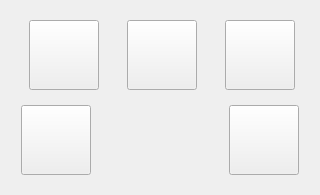
<?xml version="1.0" encoding="UTF-8"?>
<ui version="4.0">
 <class>SetupPageClass</class>
 <widget class="QWidget" name="SetupPageClass">
  <property name="geometry">
   <rect>
    <x>0</x>
    <y>0</y>
    <width>320</width>
    <height>195</height>
   </rect>
  </property>
  <property name="windowTitle">
   <string>Form</string>
  </property>
  <layout class="QGridLayout" name="gridLayout">
   <item row="0" column="0">
    <layout class="QHBoxLayout" name="horizontalLayout" stretch="1,1,1">
     <property name="spacing">
      <number>15</number>
     </property>
     <property name="leftMargin">
      <number>5</number>
     </property>
     <property name="rightMargin">
      <number>0</number>
     </property>
     <item>
      <widget class="BtnCtrl" name="globalBtn">
       <property name="sizePolicy">
        <sizepolicy hsizetype="Expanding" vsizetype="Expanding">
         <horstretch>0</horstretch>
         <verstretch>0</verstretch>
        </sizepolicy>
       </property>
       <property name="maximumSize">
        <size>
         <width>70</width>
         <height>70</height>
        </size>
       </property>
       <property name="styleSheet">
        <string notr="true">border-image: url(:/weiduodianzi/ui/global.png);</string>
       </property>
       <property name="text">
        <string/>
       </property>
      </widget>
     </item>
     <item>
      <widget class="BtnCtrl" name="calBtn">
       <property name="sizePolicy">
        <sizepolicy hsizetype="Expanding" vsizetype="Expanding">
         <horstretch>0</horstretch>
         <verstretch>0</verstretch>
        </sizepolicy>
       </property>
       <property name="maximumSize">
        <size>
         <width>70</width>
         <height>70</height>
        </size>
       </property>
       <property name="styleSheet">
        <string notr="true">border-image: url(:/weiduodianzi/ui/clock.png);</string>
       </property>
       <property name="text">
        <string/>
       </property>
      </widget>
     </item>
     <item>
      <widget class="BtnCtrl" name="permitBtn">
       <property name="sizePolicy">
        <sizepolicy hsizetype="Expanding" vsizetype="Expanding">
         <horstretch>0</horstretch>
         <verstretch>0</verstretch>
        </sizepolicy>
       </property>
       <property name="maximumSize">
        <size>
         <width>70</width>
         <height>70</height>
        </size>
       </property>
       <property name="styleSheet">
        <string notr="true">border-image: url(:/weiduodianzi/ui/Calibration.png);</string>
       </property>
       <property name="text">
        <string/>
       </property>
      </widget>
     </item>
    </layout>
   </item>
   <item row="1" column="0">
    <layout class="QHBoxLayout" name="horizontalLayout_2" stretch="1,1,1">
     <property name="spacing">
      <number>15</number>
     </property>
     <property name="leftMargin">
      <number>10</number>
     </property>
     <property name="rightMargin">
      <number>10</number>
     </property>
     <item>
      <widget class="BtnCtrl" name="timeBtn">
       <property name="sizePolicy">
        <sizepolicy hsizetype="Expanding" vsizetype="Expanding">
         <horstretch>0</horstretch>
         <verstretch>0</verstretch>
        </sizepolicy>
       </property>
       <property name="maximumSize">
        <size>
         <width>70</width>
         <height>70</height>
        </size>
       </property>
       <property name="styleSheet">
        <string notr="true">border-image: url(:/weiduodianzi/ui/Permission.png);</string>
       </property>
       <property name="text">
        <string/>
       </property>
      </widget>
     </item>
     <item>
      <spacer name="horizontalSpacer">
       <property name="orientation">
        <enum>Qt::Horizontal</enum>
       </property>
       <property name="sizeHint" stdset="0">
        <size>
         <width>40</width>
         <height>20</height>
        </size>
       </property>
      </spacer>
     </item>
     <item>
      <widget class="BtnCtrl" name="msgBtn">
       <property name="sizePolicy">
        <sizepolicy hsizetype="Expanding" vsizetype="Expanding">
         <horstretch>0</horstretch>
         <verstretch>0</verstretch>
        </sizepolicy>
       </property>
       <property name="maximumSize">
        <size>
         <width>70</width>
         <height>70</height>
        </size>
       </property>
       <property name="styleSheet">
        <string notr="true">border-image: url(:/weiduodianzi/ui/message.png);</string>
       </property>
       <property name="text">
        <string/>
       </property>
      </widget>
     </item>
    </layout>
   </item>
  </layout>
 </widget>
 <customwidgets>
  <customwidget>
   <class>BtnCtrl</class>
   <extends>QPushButton</extends>
   <header>btnctrl.h</header>
  </customwidget>
 </customwidgets>
 <resources>
  <include location="weiduodianzi.qrc"/>
 </resources>
 <connections/>
</ui>
